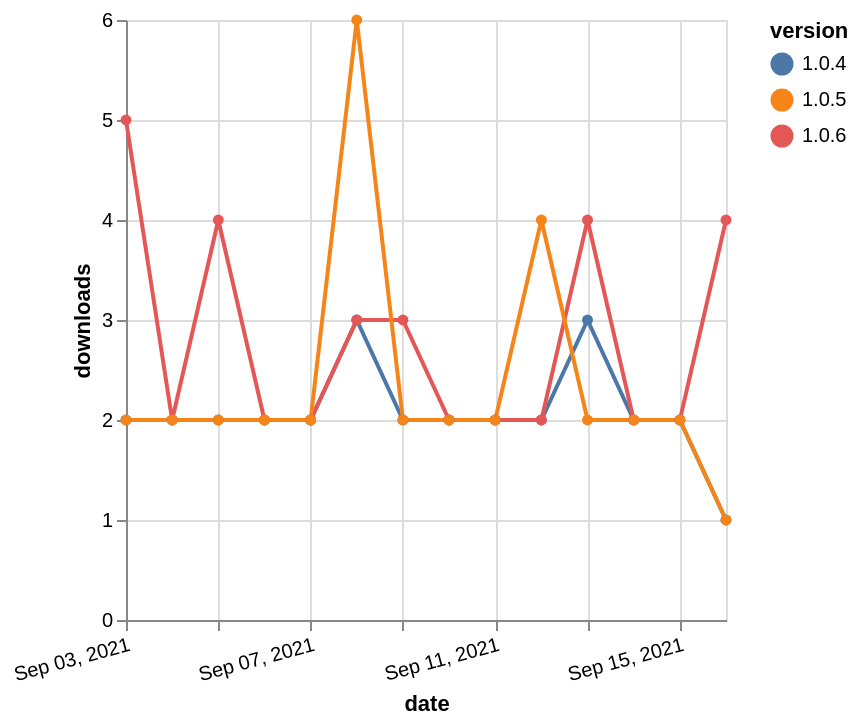

The Vega-Lite source for this figure:
### Vega-Lite specification from a JSON file in a GitHub repository (floating-point values rounded to 4 significant figures)
{"$schema": "https://vega.github.io/schema/vega-lite/v5.json", "description": "A simple bar chart with embedded data.", "data": {"values": [{"date": "2021-09-03", "total": 2522, "delta": 2, "version": "1.0.4"}, {"date": "2021-09-04", "total": 2524, "delta": 2, "version": "1.0.4"}, {"date": "2021-09-05", "total": 2526, "delta": 2, "version": "1.0.4"}, {"date": "2021-09-06", "total": 2528, "delta": 2, "version": "1.0.4"}, {"date": "2021-09-07", "total": 2530, "delta": 2, "version": "1.0.4"}, {"date": "2021-09-08", "total": 2533, "delta": 3, "version": "1.0.4"}, {"date": "2021-09-09", "total": 2535, "delta": 2, "version": "1.0.4"}, {"date": "2021-09-10", "total": 2537, "delta": 2, "version": "1.0.4"}, {"date": "2021-09-11", "total": 2539, "delta": 2, "version": "1.0.4"}, {"date": "2021-09-12", "total": 2541, "delta": 2, "version": "1.0.4"}, {"date": "2021-09-13", "total": 2544, "delta": 3, "version": "1.0.4"}, {"date": "2021-09-14", "total": 2546, "delta": 2, "version": "1.0.4"}, {"date": "2021-09-15", "total": 2548, "delta": 2, "version": "1.0.4"}, {"date": "2021-09-16", "total": 2549, "delta": 1, "version": "1.0.4"}, {"date": "2021-09-03", "total": 86, "delta": 5, "version": "1.0.6"}, {"date": "2021-09-04", "total": 88, "delta": 2, "version": "1.0.6"}, {"date": "2021-09-05", "total": 92, "delta": 4, "version": "1.0.6"}, {"date": "2021-09-06", "total": 94, "delta": 2, "version": "1.0.6"}, {"date": "2021-09-07", "total": 96, "delta": 2, "version": "1.0.6"}, {"date": "2021-09-08", "total": 99, "delta": 3, "version": "1.0.6"}, {"date": "2021-09-09", "total": 102, "delta": 3, "version": "1.0.6"}, {"date": "2021-09-10", "total": 104, "delta": 2, "version": "1.0.6"}, {"date": "2021-09-11", "total": 106, "delta": 2, "version": "1.0.6"}, {"date": "2021-09-12", "total": 108, "delta": 2, "version": "1.0.6"}, {"date": "2021-09-13", "total": 112, "delta": 4, "version": "1.0.6"}, {"date": "2021-09-14", "total": 114, "delta": 2, "version": "1.0.6"}, {"date": "2021-09-15", "total": 116, "delta": 2, "version": "1.0.6"}, {"date": "2021-09-16", "total": 120, "delta": 4, "version": "1.0.6"}, {"date": "2021-09-03", "total": 2403, "delta": 2, "version": "1.0.5"}, {"date": "2021-09-04", "total": 2405, "delta": 2, "version": "1.0.5"}, {"date": "2021-09-05", "total": 2407, "delta": 2, "version": "1.0.5"}, {"date": "2021-09-06", "total": 2409, "delta": 2, "version": "1.0.5"}, {"date": "2021-09-07", "total": 2411, "delta": 2, "version": "1.0.5"}, {"date": "2021-09-08", "total": 2417, "delta": 6, "version": "1.0.5"}, {"date": "2021-09-09", "total": 2419, "delta": 2, "version": "1.0.5"}, {"date": "2021-09-10", "total": 2421, "delta": 2, "version": "1.0.5"}, {"date": "2021-09-11", "total": 2423, "delta": 2, "version": "1.0.5"}, {"date": "2021-09-12", "total": 2427, "delta": 4, "version": "1.0.5"}, {"date": "2021-09-13", "total": 2429, "delta": 2, "version": "1.0.5"}, {"date": "2021-09-14", "total": 2431, "delta": 2, "version": "1.0.5"}, {"date": "2021-09-15", "total": 2433, "delta": 2, "version": "1.0.5"}, {"date": "2021-09-16", "total": 2434, "delta": 1, "version": "1.0.5"}]}, "width": "container", "mark": {"type": "line", "point": {"filled": true}}, "encoding": {"x": {"field": "date", "type": "temporal", "timeUnit": "yearmonthdate", "title": "date", "axis": {"labelAngle": -15}}, "y": {"field": "delta", "type": "quantitative", "title": "downloads"}, "color": {"field": "version", "type": "nominal"}, "tooltip": {"field": "delta"}}}
